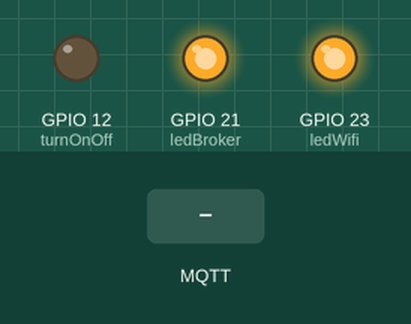
Bench run of a sketch on a simulated ESP32. Shown: output pins drawn as LEDs (lit = HIGH). The inputs (shaded band) are chosen by the test bench. WiFi joins after 1.5 s; servers stay silent unless stated; no MQTT or app messages arrive unless stated; not simulated (calls return 0 or success): Passwords_Logins.h; what the sketch prints to the serial monitor is not drawn.

Above: at 3.2 s.
3.3 s: MQTT message "1" arrives on the first subscribed topic
At 4.3 s:
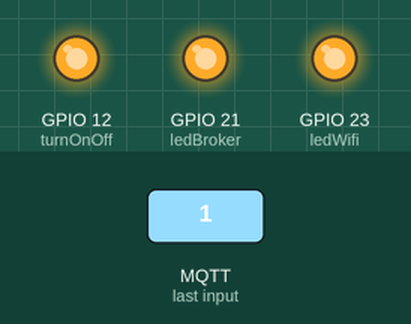
5.0 s: MQTT message "0" arrives on the first subscribed topic
At 5.7 s:
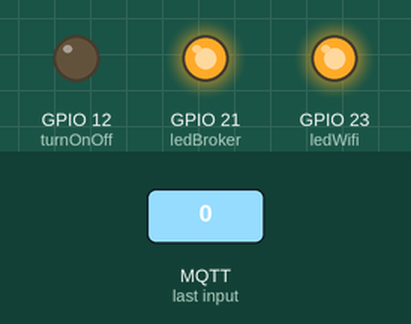
Timing chart, 0 to 8.0 s (numbered marks = the images above; inputs shaded):
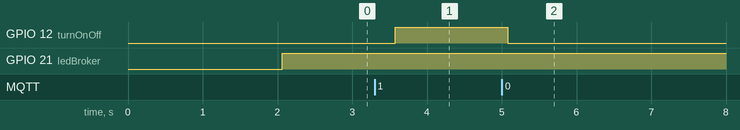

Measured:
- after the input at 3.3 s, GPIO 12 (turnOnOff): LOW → HIGH after 0.27 s
- after the input at 5.0 s, GPIO 12 (turnOnOff): HIGH → LOW after 0.08 s

The sketch:

SourceCodeReator.ino
```cpp
/*
Projeto de Iniciação científica - Reator para síntese de material por rota de combustão.
Autor: Marcus Vinicius Vieira dos Santos
Setembro de 2024 - Agosto de 2025
*/

// --- Incluindo Bibliotecas ------------------------
#include <WiFi.h>
#include <PubSubClient.h>
#include "Passwords_Logins.h"

// --- Portas do ESP32 --------------------------------
#define ledWifi 23
#define ledBroker 21
#define turnOnOff 12

// --- Topicos MQTT ----------------------------------
//Dados vindo do aparelho mobile (SUB)
#define TOPICO_SUB_TURNON "topic_mqtt_powerOnOff_reator"
#define TOPICO_SUB_TEMPALVO "topic_mqtt_temperaturaalvo_reator"

//Dados enviados ao aparelho mobile (PUB)
#define TOPICO_PUB_TEMPCOMPOSTO "topic_mqtt_tempcomposto_reator"
#define TOPICO_PUB_TEMPRESISTENCIA "topic_mqtt_tempresistencia_reator"
//-----------------------------------------------------

// --- Define o id ESP32 para o  mqttBroker-----------
#define id_mqtt "esp-reator_mqtt"

// --- Dados da rede WIFI e do Broker -----------------
const char* ssid = WEB_SSID;
const char* password = WEB_PASSWORD;
const char* broker_mqtt = BROKER_MQTT;
int broker_port = 1883;

// --- variáveis globais -----------------------------
WiFiClient espClient;
PubSubClient MQTT(espClient);


// --- Prototypes -------------------------------------
float temperaturaComposto(void);
float temperaturaResistencia(void);
float controlPI(void);
float controlCoolers(void);
void initWifi(void);
void initMqtt(void);
void mqtt_callback(char* topic, byte* payload, unsigned int length);
void reconnectWifi(void);
void reconnectmqtt(void);
void verifywifi_mqtt(void);
void OnledWifi(void);
void OnledMqtt(void);

// --- Conectando no WIFI ----------------------------
void initWifi(void){
  delay(10);
  Serial.println("--------Conexão Wifi--------");
  Serial.println("Conectando-se a rede: ");
  Serial.println(ssid);
  Serial.println("Aguarde.");
  reconnectWifi();
}

void reconnectWifi(void){
  if(WiFi.status() == WL_CONNECTED)
    return;

  WiFi.begin(ssid,password);

  while(WiFi.status() != WL_CONNECTED){
    delay(500);
    Serial.print(".");
  }
  Serial.println("Conectado com sucesso.");
  OnledWifi();
  Serial.println("IP obtido:");
  Serial.println(WiFi.localIP());
}

// --- Conectando no MQTTBroker --------------------
void initMqtt(void){
  MQTT.setServer(broker_mqtt,broker_port); // connecting to broker;
  MQTT.setCallback(mqtt_callback);
// função de callback é chamada toda vez que uma informação de um dos tópicos subescritos chega informação deles;
}

void reconnectmqtt(void){
 while(!MQTT.connected()){
   Serial.print("* Tentando se conectar ao Broker MQTT: ");
   Serial.println(broker_mqtt);
   if(MQTT.connect(id_mqtt)){
     Serial.println("Conectado com sucesso ao broker MQTT!");
     OnledMqtt();

     //subscribe nos tópicos para as informações serem recebidas
      MQTT.subscribe(TOPICO_SUB_TURNON);
      MQTT.subscribe(TOPICO_SUB_TEMPALVO);
      MQTT.subscribe("topic_mqtt_testS");
   }else{
     OnledMqtt();
     Serial.println("Falha ao reconectar no broker.");
     Serial.println("Havera nova tentatica de conexao em 2s");
     delay(2000);
   }
 }
}

// --- Receber informação do celular ----------------------------------
void mqtt_callback(char* topic, byte* payload, unsigned int length){
  String msg;

  for(int i = 0; i<length; i++){
    char c = (char)payload[i];
    msg += c;
  }

  Serial.print("Chegou a seguinte string via MQTT: ");
  Serial.println(msg);
  String topico = topic;
  // action about sign;

  // --- recebe o sinal do dashboard ---------------
  // --- Iniciar Sistema ---------------------------
  if(topico.equals(TOPICO_SUB_TURNON)){
    if(msg.equals("1")){
    digitalWrite(turnOnOff,1);
    Serial.println("Sistema iniciado mediante comando MQTT");

    }else{
      digitalWrite(turnOnOff,0);
      Serial.println("Sistema desligado mediante comando MQTT");
    }
  }

  // --- Temperatura Set Point -----------------------
  if(topico.equals(TOPICO_SUB_TEMPALVO)){
    Serial.print("A Temperatura a ser atingida é: ");
    Serial.println(msg);
  }

}

// --- Verificar se as conexões estão mantidas -----------
void verifywifi_mqtt(void){
  if(!MQTT.connected() && WiFi.status() != WL_CONNECTED){
    OnledMqtt();
    OnledWifi();
  }
  if(!MQTT.connected()){
    OnledMqtt();
    reconnectmqtt();
  }
  if(WiFi.status() != WL_CONNECTED){
    OnledWifi();
    reconnectWifi();
  }
}

// --- LED's para conferir as conexões -------------
void OnledWifi(void){
  if(WiFi.status()){
    digitalWrite(ledWifi,1);
  }else{
    digitalWrite(ledWifi,0);
  }
}
void OnledMqtt(void){
  if(MQTT.connected()){
    digitalWrite(ledBroker,1);
  }else{
    digitalWrite(ledBroker,0);
  }
}

// --- Funções para refirnar e enviar informaçãoes ao Dashboard -----------
float temperaturaComposto(void){
//utilizar return e ponteiro caso necessário tratar saida
//return temcomp;
}

float temperaturaResistencia(void){
  //return tempres;
}

float controlPI(void){
  //recebe(parâmetro) a temperatura alvo e executa o controle pi
  //utilizar um return de sinal pwm para
}

float controlCoolers(void){
  //recebe(parâmetro) a velocidade alvo do dashboard e executa o controle da velocidade
  // ligar e desligar coolers

}

// --- Função Setup ----------------
void setup() {
  Serial.begin(115200);

  // --- Definir pinos de saídas de entradas -----------
  pinMode(ledBroker,OUTPUT);
  pinMode(ledWifi,OUTPUT);
  pinMode(turnOnOff,OUTPUT);
  digitalWrite(ledBroker,0);
  digitalWrite(ledWifi,0);

  // --- Iniiciar wifi e mqtt na placa -----------------
  delay(500);
  initWifi();
  initMqtt();
}

// --- Função Loop --------------------------
void loop() {

  // --- Verifica se estão devidamente funcionando as ligações ---------
  verifywifi_mqtt();


  // if on
  // --- Variáveis tipo 'char' para serem publicadas ------------
  char tempcomp[10] = {0};
  char tempres[10] = {0};
  //sprintf();
  // --- Envia informação ao dashboard -------------------------
  MQTT.publish(TOPICO_PUB_TEMPCOMPOSTO,tempcomp);
  MQTT.publish(TOPICO_PUB_TEMPRESISTENCIA,tempres);


  // --- Mantém a conexão com o broker -------------------
  MQTT.loop();
  delay(500);
}
```
